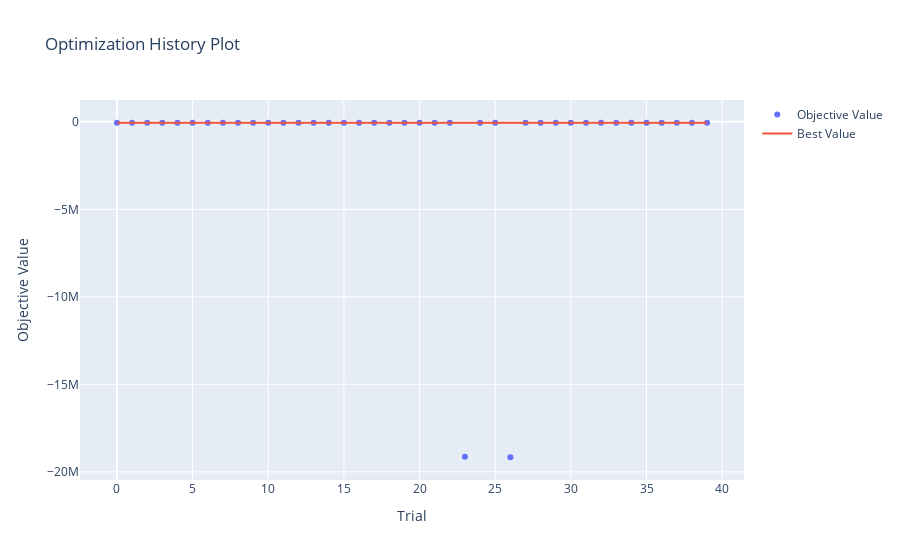

The code cell stored with this chart in its notebook:
### Markdown cell above
**Plot Optimization History**

This plot shows the best trial value at each step of the optimization process.

### Code cell
from optuna.visualization import plot_optimization_history

fig = plot_optimization_history(study)
fig.show()

### Figure 1 — Plotly figure (JSON) as saved in the notebook; plotly's stock layout.template omitted (floating-point values rounded to 4 significant figures)
{"data": [{"mode": "markers", "name": "Objective Value", "type": "scatter", "x": [0, 1, 2, 3, 4, 5, 6, 7, 8, 9, 10, 11, 12, 13, 14, 15, 16, 17, 18, 19, 20, 21, 22, 23, 24, 25, 26, 27, 28, 29, 30, 31, 32, 33, 34, 35, 36, 37, 38, 39], "y": [-53860.0, -55970.0, -54940.0, -51520.0, -56440.0, -53490.0, -55650.0, -53000.0, -54290.0, -53850.0, -54410.0, -53600.0, -55890.0, -55730.0, -55240.0, -55620.0, -53420.0, -54480.0, -54620.0, -55770.0, -54680.0, -52260.0, -54080.0, -19140000.0, -53980.0, -54830.0, -19160000.0, -55580.0, -55140.0, -55790.0, -56190.0, -55540.0, -55710.0, -54410.0, -56620.0, -54230.0, -55770.0, -56560.0, -53440.0, -54740.0]}, {"mode": "lines", "name": "Best Value", "type": "scatter", "x": [0, 1, 2, 3, 4, 5, 6, 7, 8, 9, 10, 11, 12, 13, 14, 15, 16, 17, 18, 19, 20, 21, 22, 23, 24, 25, 26, 27, 28, 29, 30, 31, 32, 33, 34, 35, 36, 37, 38, 39], "y": [-53860.0, -53860.0, -53860.0, -51520.0, -51520.0, -51520.0, -51520.0, -51520.0, -51520.0, -51520.0, -51520.0, -51520.0, -51520.0, -51520.0, -51520.0, -51520.0, -51520.0, -51520.0, -51520.0, -51520.0, -51520.0, -51520.0, -51520.0, -51520.0, -51520.0, -51520.0, -51520.0, -51520.0, -51520.0, -51520.0, -51520.0, -51520.0, -51520.0, -51520.0, -51520.0, -51520.0, -51520.0, -51520.0, -51520.0, -51520.0]}, {"marker": {"color": "#cccccc"}, "mode": "markers", "name": "Infeasible Trial", "showlegend": false, "type": "scatter", "x": [], "y": []}], "layout": {"title": {"text": "Optimization History Plot"}, "xaxis": {"title": {"text": "Trial"}}, "yaxis": {"title": {"text": "Objective Value"}}}}
